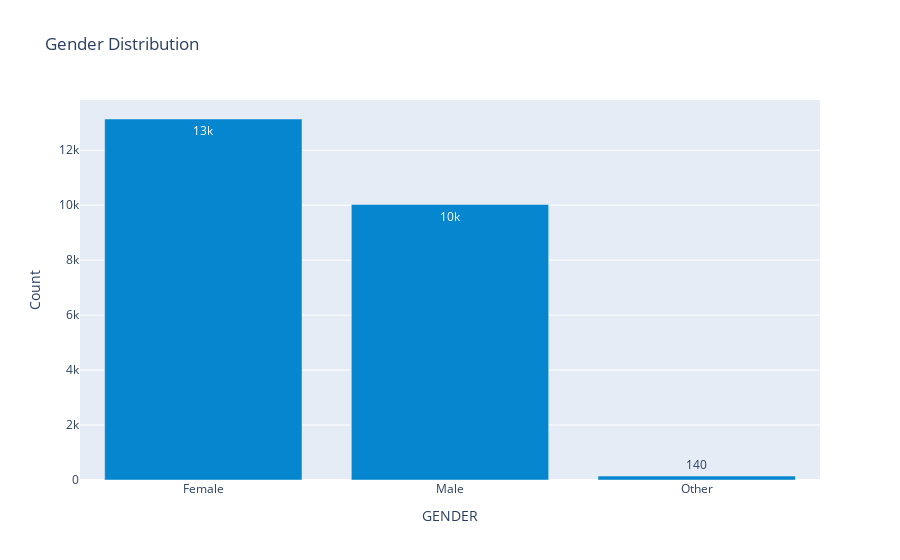

The notebook cell saved with this chart:
### Code cell
print_distinct_values('df_combined','GENDER')

# remove invalid values
df_gender = sqldf(
    """
    SELECT GENDER, Count(*) as Count
    FROM df_combined
    WHERE GENDER NOT IN ("Don't know/Refused/Web blank", "Refused")
    GROUP BY GENDER
    """
)
df_gender.to_csv("result.csv",index_label=False)

fig = px.bar(
    df_gender,
    x='GENDER',
    y='Count',
    title='Gender Distribution',
    text_auto='.2s',
    color_discrete_sequence=['#0686cf']
)
fig.show()

### Figure 1 — Plotly figure (JSON) as saved in the notebook; plotly's stock layout.template omitted (floating-point values rounded to 4 significant figures)
{"data": [{"alignmentgroup": "True", "hovertemplate": "GENDER=%{x}<br>Count=%{y}<extra></extra>", "legendgroup": "", "marker": {"color": "#0686cf", "pattern": {"shape": ""}}, "name": "", "offsetgroup": "", "orientation": "v", "showlegend": false, "textposition": "auto", "texttemplate": "%{y:.2s}", "type": "bar", "x": ["Female", "Male", "Other"], "xaxis": "x", "y": [13137, 10023, 143], "yaxis": "y"}], "layout": {"barmode": "relative", "legend": {"tracegroupgap": 0}, "title": {"text": "Gender Distribution"}, "xaxis": {"anchor": "y", "domain": [0, 1], "title": {"text": "GENDER"}}, "yaxis": {"anchor": "x", "domain": [0, 1], "title": {"text": "Count"}}}}
